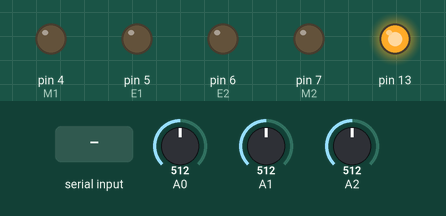
Simulated run of this sketch. Board: Arduino Uno, built with avr-gcc and run on an emulated ATmega328P. Shown: output pins drawn as LEDs (lit = HIGH). Inputs (shaded band) come from the test bench; at power-on: A0 = 512, A1 = 512, A2 = 512.

Above: at 1.2 s.
1.3 s: "90,45\n" received over Serial
At 2.35 s:
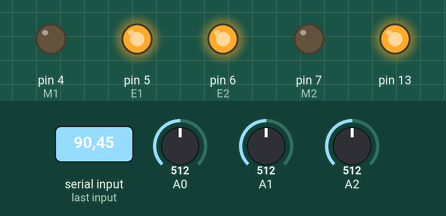
4.3 s: A0 set to 716
7.3 s: "30,150,10\n" received over Serial
At 8.0 s:
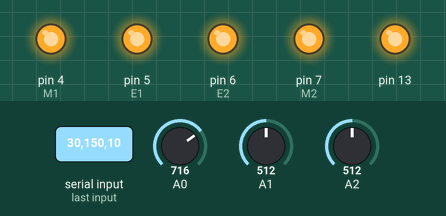
8.8 s: "30,150\n" received over Serial
At 9.2 s:
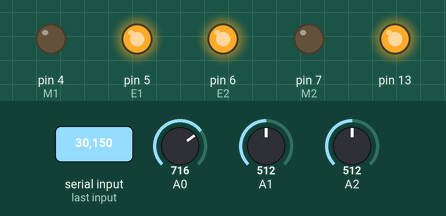
10.3 s: "5\n" received over Serial
13.3 s: "90\n" received over Serial
At 16.5 s:
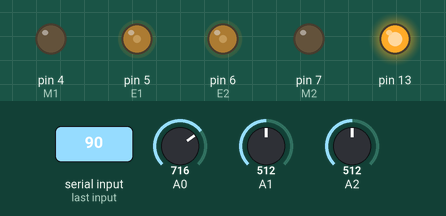
Timing chart, 0 to 17.3 s (numbered marks = the images above; inputs shaded):
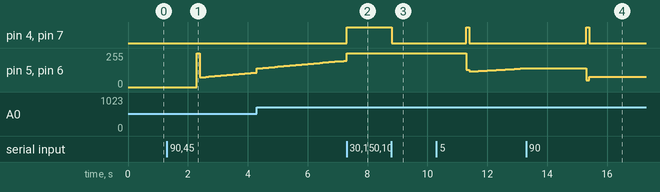

The sketch:

Self_balance.ino
```cpp
#include <PID_v1.h>

float yaw, pitch, roll;
const float pi = 3.14159265359;
double Setpoint, Input, Output;
double Kp, Ki, Kd;
PID myPID(&Input, &Output, &Setpoint,Kp,Ki,Kd, DIRECT);
byte E1 = 5;
byte M1 = 4;
byte E2 = 6;
byte M2 = 7;

void setup()
{
  Serial.begin(57600);
  Setpoint = 180 * sin (90 - 0);
  myPID.SetMode(AUTOMATIC);
  myPID.SetOutputLimits(-255, 255);
  pinMode(E1, OUTPUT);
  pinMode(E2, OUTPUT);
  pinMode(M1, OUTPUT);
  pinMode(M2, OUTPUT);
  pinMode(13, OUTPUT);
  digitalWrite(13, HIGH);
}

void loop(){
  if (Serial.available())
  {
    yaw = Serial.parseFloat();
    pitch = Serial.parseFloat();
    roll = Serial.parseFloat();
  }

  //  Serial.print(yaw);
  //  Serial.print(", ");
  //  Serial.print(pitch);
  //  Serial.print(", ");
  //  Serial.println(roll);

  Input = 180 * sin (90 - radian(pitch));
  myPID.Compute();
  //Serial.println(Output);
  if (Output > 0)
  {
    analogWrite(E1, Output);
    digitalWrite(M1, HIGH);
    analogWrite(E2, Output);
    digitalWrite(M2, HIGH);
  }
  else{
    analogWrite(E1, -Output);
    digitalWrite(M1, LOW);
    analogWrite(E2, -Output);
    digitalWrite(M2, LOW);
  }
  Kp = map(analogRead(A0), 0, 1023, 0, 15);
  Ki = map(analogRead(A1), 0, 1023, 0, 5);
  Kd = map(analogRead(A2), 0, 1023, 0, 5);
  myPID.SetTunings(Kp, Ki, Kd);
}

float radian(float degree) {
  return degree * pi / 180;
}
```

Measured:
- after the input at 1.3 s, pin 5 (E1), pin 6 (E2): 0/255 → 255/255 after 1.0 s, → 73/255 0.10 s later, → 75/255 0.10 s later, → 77/255 0.10 s later, … (20 changes in this stretch)
- after the input at 7.3 s, pin 4 (M1), pin 7 (M2): LOW → HIGH at once
- after the input at 8.8 s, pin 4 (M1), pin 7 (M2): HIGH → LOW at once
- after the input at 13.3 s, pin 4 (M1), pin 7 (M2): LOW → HIGH after 2.0 s, → LOW 0.10 s later
